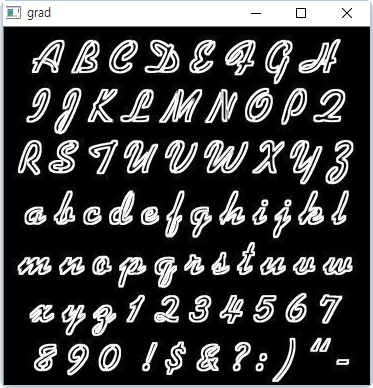
#> input picture images/character.jpg, 373 x 388 px, given in place of the camera
$ python videohough.py
#> lines starting #> are read from the running program, lines starting #| are printed output that depends on the picture; after the words box and inside, x2 and y2 are one past the last pixel; in counts of white or black regions, pixels touching at a corner belong together
import numpy as np
import cv2

def hough(thr, frame):

    imgray = cv2.cvtColor(frame, cv2.COLOR_BGR2GRAY)
    edges = cv2.Canny(imgray, 50, 150, apertureSize = 3)

    lines = cv2.HoughLines(edges, 1, np.pi/180, thr)

    for line in lines:
        r, theta = line[0]
        a = np.cos(theta)
        b = np.sin(theta)
        x0 = a * r
        y0 = b * r
        x1 = int(x0 + 1000 * (-b))
        y1 = int(y0 + 1000 * a)
        x2 = int(x0 - 1000 * (-b))
        y2 = int(y0 - 1000 * a)

        cv2.line(frame, (x1, y1), (x2, y2), (0, 255, 0), 1)

def phough(thr, minLineLength, maxLineGap):
    img = cv2.imread('images/sudoku.jpg')
    imgray = cv2.cvtColor(img, cv2.COLOR_BGR2GRAY)
    edges = cv2.Canny(imgray, 50, 150, apertureSize = 3)

    lines = cv2.HoughLinesP(edges, 1, np.pi/180, thr, minLineLength, maxLineGap)

    for line in lines:
        x1, y1, x2, y2 = line[0]
        cv2.line(img, (x1, y1), (x2, y2), (0, 255, 0), 2)

    cv2.imshow('res',img)
    cv2.waitKey(0)
    cv2.destroyAllWindows()


def init(thr, minLineLength, maxLineGap):

#> called with thr = 140, minLineLength = 100, maxLineGap = 10
    try:
        cap = cv2.VideoCapture(-1)
    except:
        print('Error')
        return

    while True:
        ret, hough = cap.read()
#> hough is the input picture: shape (388, 373, 3); mean B, G, R 66.1, 65.8, 65.6
        ret, houghP = cap.read()

        grayhough = cv2.cvtColor(hough, cv2.COLOR_BGR2GRAY)
        grayhoughP = cv2.cvtColor(houghP, cv2.COLOR_BGR2GRAY)

        houghedges = cv2.Canny(grayhough, 50, 150, apertureSize = 3)
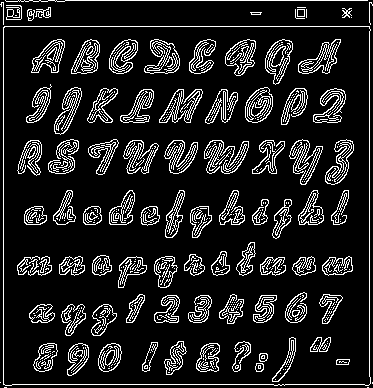
#> houghedges: shape (388, 373); 12.9% white in thin lines or dots
        houghPedges = cv2.Canny(grayhoughP, 50, 150, apertureSize = 3)

        lines = cv2.HoughLines(houghedges, 1, np.pi/180, thr)
#> lines = [[3, 0], [369, 0], [26, 1.57], [384, 1.57], [0, 1.57]]


        if lines is not None:
            for line in lines:
                r, theta = line[0]
                a = np.cos(theta)
                b = np.sin(theta)
                x0 = a * r
                y0 = b * r
                x1 = int(x0 + 1000 * (-b))
                y1 = int(y0 + 1000 * a)
                x2 = int(x0 - 1000 * (-b))
                y2 = int(y0 - 1000 * a)

                cv2.line(hough,(x1, y1), (x2, y2), (0, 255, 0), 1)
#> this loop made 5 passes
#> (r, theta, a, b, x0, y0, x1, y1) on passes 1 to 5: (3, 0, 1, 0, 3, 0, 3, 1000), (369, 0, 1, 0, 369, 0, 369, 1000), (26, 1.57, -4.37e-08, 1, -1.14e-06, 26, -1000, 25), (384, 1.57, -4.37e-08, 1, -1.68e-05, 384, -1000, 383), (0, 1.57, -4.37e-08, 1, 0, 0, -1000, 0)
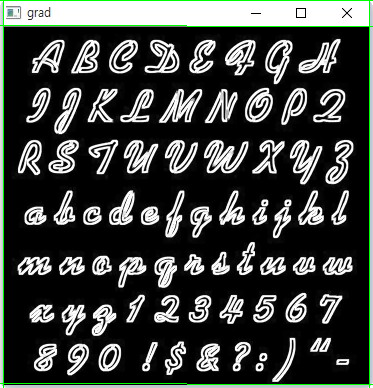
#> hough: shape (388, 373, 3); 1.31% of pixels changed, all inside (x1, y1, x2, y2) = (0, 0, 373, 388)
            cv2.imshow('hough',hough)
        else:
            cv2.imshow('hough',hough)

        linesP = cv2.HoughLinesP(houghPedges, 1, np.pi/180, thr, minLineLength, maxLineGap)
#> linesP = [[4, 26, 369, 26], [369, 376, 369, 31], [3, 384, 3, 27], [285, 384, 364, 384], [65, 0, 367, 0], [12, 384, 273, 384]]

        if linesP is not None:
            for line in linesP:
                x1, y1, x2, y2 = line[0]
                cv2.line(houghP, (x1, y1), (x2, y2), (0, 255, 0), 2)
#> this loop made 6 passes
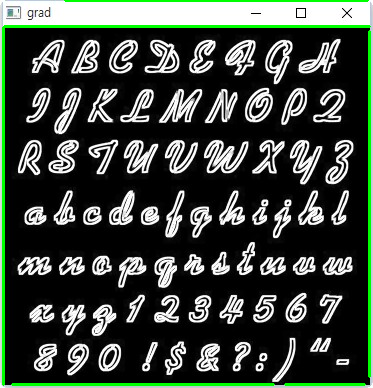
#> houghP: shape (388, 373, 3); 3.35% of pixels changed, all inside (x1, y1, x2, y2) = (2, 0, 371, 386)

            cv2.imshow('houghP',houghP)
        else:
            cv2.imshow('houghP',houghP)

        k = cv2.waitKey(1) & 0xFF
#> (key Esc is pressed here)
        if k == 27:
            break

    cap.release()
    cv2.destroyAllWindows()

init(140, 100, 10)

$ run again, on images/closing.jpg
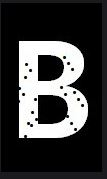
#> input picture images/closing.jpg, 107 x 179 px, given in place of the camera
#> in init, hough is the input picture: shape (179, 107, 3); mean B, G, R 62.3, 62, 62
#> in init, `houghedges = cv2.Canny(grayhough, 50, 150, apertureSize = 3)`:
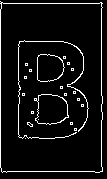
#> houghedges: shape (179, 107); 6.5% white in thin lines or dots
#> lines = [[0, 0], [101, 0]]
#> the loop in init, `for line in lines:` made 2 passes
#> (r, theta, a, b, x0, y0, x1, y1) on passes 1 to 2: (0, 0, 1, 0, 0, 0, 0, 1000), (101, 0, 1, 0, 101, 0, 101, 1000)
#> linesP = [[0, 167, 0, 9], [101, 95, 101, 8]]
#> the loop in init, `for line in linesP:` made 2 passes
#> after the loop in init, `for line in linesP:`:
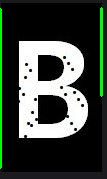
#> houghP: shape (179, 107, 3); 3.06% of pixels changed, all inside (x1, y1, x2, y2) = (0, 7, 103, 169)
